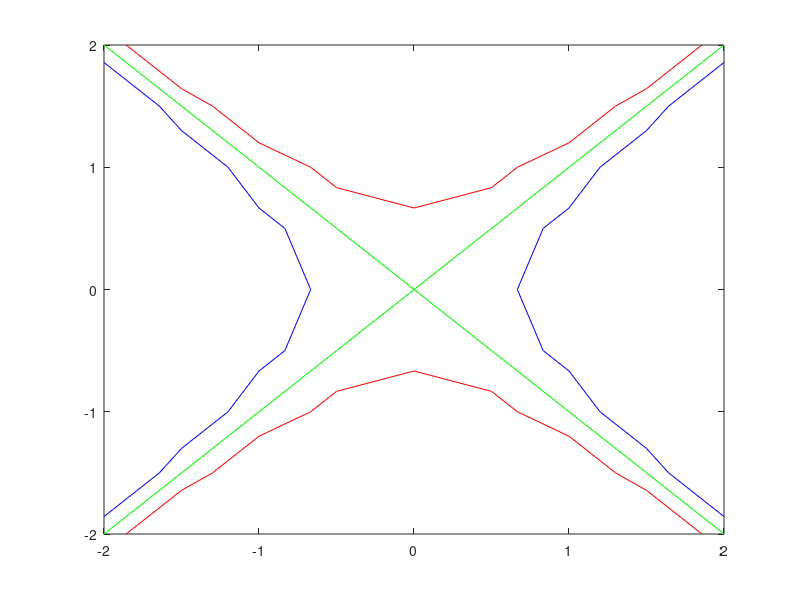
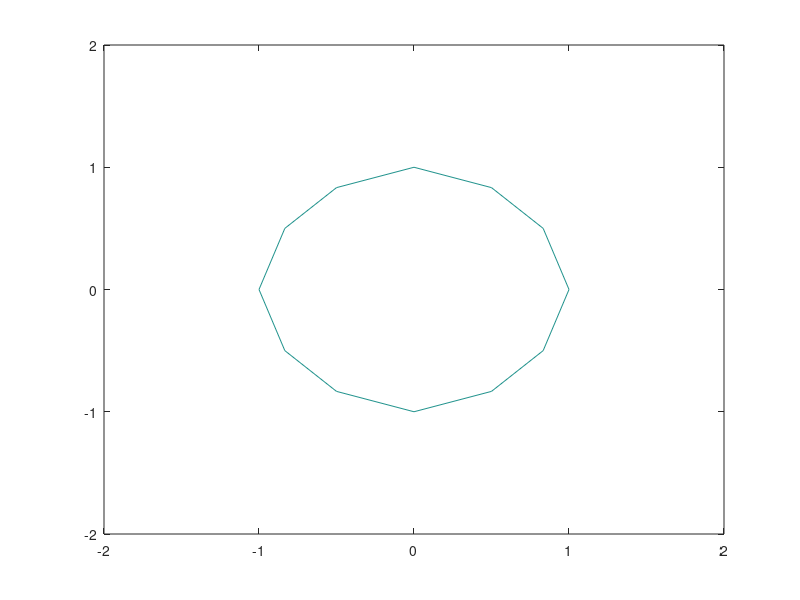
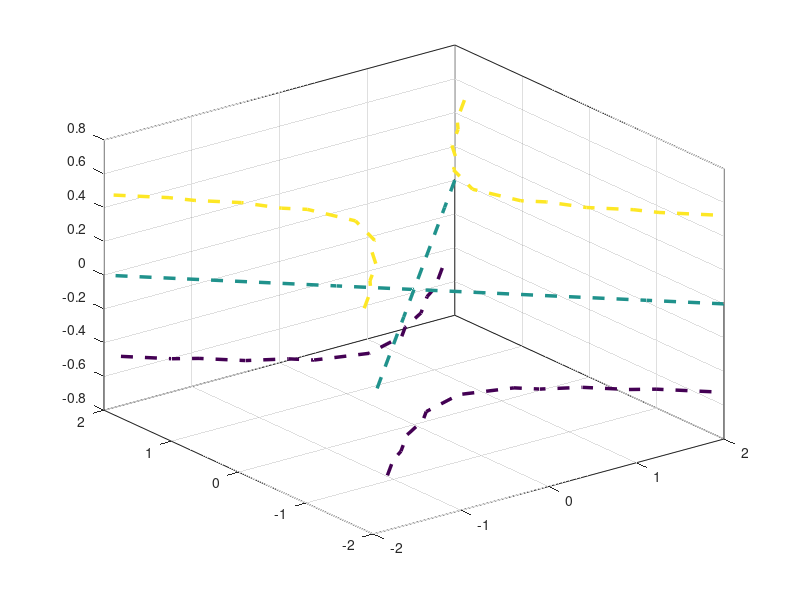
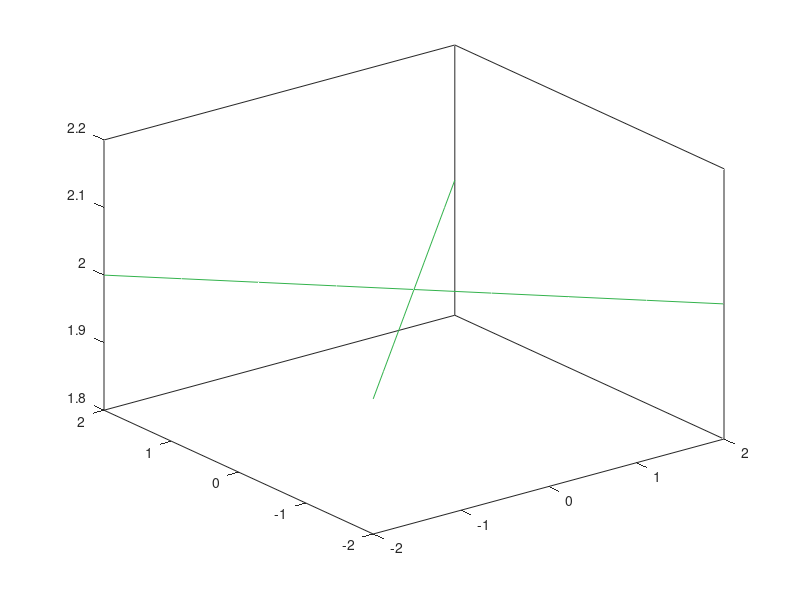

The MATLAB script that drew these images, in order:
function verify_dalga25_stage4(output_dir, only_case)
  % Acceptance recipe for the orchestrator's fresh Qt Octave copy ONLY.
  % No graphics or MATLAB measurements were run while authoring this file.
  % Each case is independent; only_case avoids the 12-figure execute export cap.
  % With output_dir, inspect actual serializer JSON and assert immutability.
  % Octave 11.3 patch FaceColor enum has no texturemap value. Texture
  % rejection belongs in protocol/unit tests, not an unconstructible figure.
  % Contour zlevel/zlevelmode are Octave extensions, not MATLAB assertions.
  if nargin<1,output_dir='';end
  if nargin<2,only_case='';end
  cases={...
    'contour levels', '', 'contour(x,y,z,[-.5 0 .5]);colormap([1 0 0;0 1 0;0 0 1]);caxis([-1 1]);';...
    'contour closed paths', '', 'contour(x,y,x.^2+y.^2,[1 1]);';...
    'contour3 styles', '', '[~,h]=contour3(x,y,z,[-.5 0 .5]);set(h,"linestyle","--","linewidth",2.5);';...
    'contour manual zlevel', '', '[~,h]=contour(x,y,z,[0 0]);set(h,"zlevelmode","manual","zlevel",2,"linecolor",[.2 .7 .3]);view(3);';...
    'surfc resolved contours', '', 'surfc(x,y,z,"facecolor",[.3 .6 .8],"edgecolor","none");';...
    'meshc resolved contours', '', 'meshc(x,y,z);';...
    'contourf bounded patches', '', 'contourf([0 1;0 1],[.25 .75]);';...
    'clabel 3D depth fallback', 'contour_labels', '[c,h]=contour3(x,y,z,[-.5 0 .5]);clabel(c,h);';...
    'clabel matrix 2D', '', 'c=contour(x,y,x.^2+y.^2,[1 2 3]);clabel(c);';...
    'patch RGB convex', '', 'patch("vertices",v,"faces",[1 2 3 4],"facecolor",[.2 .6 .8],"edgecolor","none");view(2);axis([0 1 0 1 0 2]);axis off;';...
    'fill3 XYZ concave', '', 'fill3([0 2 2 1 0],[0 0 2 1 2],ones(1,5),[.2 .6 .8],"edgecolor",[.1 .1 .1],"linestyle",":","linewidth",2);view(3);';...
    'patch NaN face padding', '', 'patch("vertices",[v;2 0 1;3 0 1;2.5 1 1],"faces",[1 2 3 4;5 6 7 NaN],"facecolor",[.2 .6 .8],"edgecolor","none");view(3);';...
    'patch indexed face flat', '', 'patch("vertices",[v;v+[2 0 0]],"faces",[1 2 3 4;5 6 7 8],"facevertexcdata",[1;2],"facecolor","flat","edgecolor","none","cdatamapping","direct");colormap([1 0 0;0 0 1]);view(3);';...
    'patch RGB face flat', '', 'patch("vertices",[v;v+[2 0 0]],"faces",[1 2 3 4;5 6 7 8],"facevertexcdata",[1 0 0;0 0 1],"facecolor","flat","edgecolor","none");view(3);';...
    'patch edge only', '', 'patch("vertices",v,"faces",[1 2 3 4],"facecolor","none","edgecolor",[.2 .6 .8],"linestyle","--");view(3);';...
    'patch polygon face interp PNG', 'interpolated_color', 'patch("vertices",v,"faces",[1 2 3 4],"facevertexcdata",[0;1;2;3],"facecolor","interp","edgecolor","interp");view(3);';...
    'patch scalar alpha', '', 'patch("vertices",v,"faces",[1 2 3 4],"facecolor",[.2 .6 .8],"facealpha",.5);view(3);';...
    'patch lighting fallback', 'lighting', 'patch("vertices",v,"faces",[1 2 3 4],"facecolor",[.2 .6 .8],"facelighting","flat");light;view(3);';...
    'patch nonplanar fallback', 'unsupported_patch', 'v(4,3)=1.2;patch("vertices",v,"faces",[1 2 3 4],"facecolor",[.2 .6 .8]);view(3);';...
    'patch bowtie fallback', 'unsupported_patch', 'patch("vertices",v,"faces",[1 3 2 4],"facecolor",[.2 .6 .8]);view(3);';...
    'patch degenerate fallback', 'unsupported_patch', 'patch("vertices",[0 0 1;1 0 1;2 0 1],"faces",[1 2 3],"facecolor",[.2 .6 .8]);view(3);';...
    'patch 64 vertices', '', 'q=(0:63)''*2*pi/64;patch("vertices",[cos(q),sin(q),ones(64,1)],"faces",1:64,"facecolor",[.2 .6 .8],"edgecolor","none");view(3);';...
    'patch 65 vertices fallback', 'budget_exceeded', 'q=(0:64)''*2*pi/65;patch("vertices",[cos(q),sin(q),ones(65,1)],"faces",1:65,"facecolor",[.2 .6 .8]);view(3);';...
    'patch vertex budget fallback', 'budget_exceeded', 'patch("vertices",[v;zeros(39997,2),ones(39997,1)],"faces",[1 2 3 4],"facecolor",[.2 .6 .8]);view(3);';...
    'patch triangle budget fallback', 'budget_exceeded', 'patch("vertices",v,"faces",repmat([1 2 3],80001,1),"facecolor",[.2 .6 .8]);view(3);';...
    'patch marker fallback', 'unsupported_patch', 'patch("vertices",v,"faces",[1 2 3 4],"facecolor",[.2 .6 .8],"marker","o");view(3);';...
    'patch per vertex flat fallback', 'patch_colors', 'patch("vertices",v,"faces",[1 2 3 4],"facevertexcdata",[1;2;3;4],"facecolor","flat");view(3);';...
    'patch ambiguous flat fallback', 'patch_colors', 'patch("vertices",[0 0 1;1 0 1;0 1 1],"faces",[1 2 3;2 3 1;3 1 2],"facevertexcdata",[1;2;3],"facecolor","flat");view(3);';...
    'clabel group 2D rotated', '', '[c,h]=contour(x,y,z,[-.5 0 .5]);clabel(c,h,"rotation",35);';...
    'patch data alpha fallback', 'transparency', 'patch("vertices",v,"faces",[1 2 3 4],"facecolor",[.2 .6 .8],"facealpha","interp","facevertexalphadata",[0;.25;.5;1],"alphadatamapping","none");view(3);'...
  };
  [x,y]=meshgrid(linspace(-2,2,9));z=x.^2-y.^2;
  for i=1:rows(cases)
    if ~isempty(only_case)&&~strcmp(only_case,cases{i,1}),continue;end
    v=[0 0 1;1 0 1;1 1 1;0 1 1];
    f=figure('name',['D25 ' cases{i,1}],'position',[0 0 400 400]);
    eval(cases{i,3});
    if isempty(output_dir),continue;end
    handles=sort(findall(f));before=cell(size(handles));
    for j=1:numel(handles),before{j}=get(handles(j));end
    current=get(0,'currentfigure');
    data=__mf_figure_data__(f,struct('job',repmat('f',1,32),'figure',i));
    assert(isequal(handles,sort(findall(f))));assert(isequaln(current,get(0,'currentfigure')));
    for j=1:numel(handles),assert(isequaln(before{j},get(handles(j))));end
    if isempty(cases{i,2})
      assert(data.supported,['Expected interactive: ' cases{i,1}]);
    else
      assert(~data.supported&&strcmp(data.reason_code,cases{i,2}),['Expected ' cases{i,2} ': ' cases{i,1}]);
    end
    if strcmp(cases{i,1},'patch scalar alpha')
      assert(isequal(data.axes{1}.series{1}.face_alpha,struct('mode','constant','association','constant','value',.5)));
    elseif strcmp(cases{i,1},'patch data alpha fallback')
      assert(strcmp(data.reason_args.detail,'unmeasured_data_mapping'));
    end
    if ~exist(output_dir,'dir'),mkdir(output_dir);end
    file=fopen(fullfile(output_dir,sprintf('stage4_%02d.json',i)),'w');assert(file>=0);
    fputs(file,jsonencode(data));fclose(file);
  end
end
